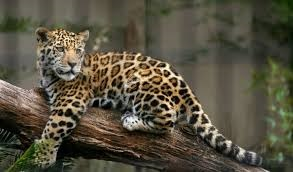
#> input picture ficha6/images/img1.jpg, 293 x 172 px, found by its file name
$ python 3.py
#> lines starting #> are read from the running program, lines starting #| are printed output that depends on the picture
from PIL import Image, ImageOps
def imageMoldura(input_image_path):
#> called with input_image_path = 'ficha6/images/img1.jpg'
    image = Image.open(input_image_path)
#> image is the input picture: PIL image 293x172 RGB; mean R, G, B 86.7, 81.2, 64.4

    moldura_color = (255, 0, 255)
    moldura_size = 20

    image_com_moldura = ImageOps.expand(image, border=moldura_size, fill=moldura_color)
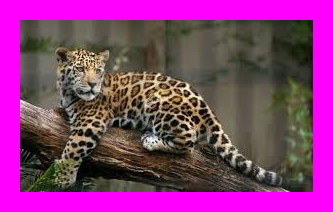
#> image_com_moldura: PIL image 333x212 RGB; mean R, G, B 134.9, 58, 119

    image_com_moldura.show()

    return image_com_moldura


imageMoldura("ficha6/images/img1.jpg")

$ run again, with ficha6/images/img2.jpg copied over ficha6/images/img1.jpg
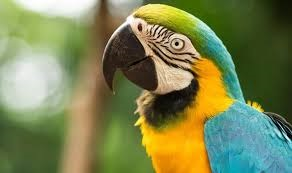
#> input picture ficha6/images/img2.jpg, 292 x 173 px, found by its file name
#> in imageMoldura, image is the input picture: PIL image 292x173 RGB; mean R, G, B 123.6, 132.1, 82.7
#> in imageMoldura, `image_com_moldura = ImageOps.expand(image, border=moldura_size, fill=m..`:
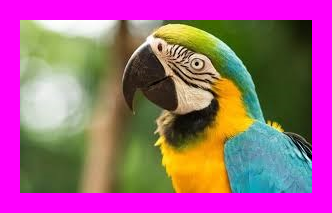
#> image_com_moldura: PIL image 332x213 RGB; mean R, G, B 161.1, 94.4, 131.9

$ run again, with ficha6/images/img3.jpg copied over ficha6/images/img1.jpg
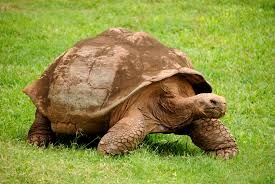
#> input picture ficha6/images/img3.jpg, 275 x 184 px, found by its file name
#> in imageMoldura, image is the input picture: PIL image 275x184 RGB; mean R, G, B 143.1, 147.2, 67
#> in imageMoldura, `image_com_moldura = ImageOps.expand(image, border=moldura_size, fill=m..`:
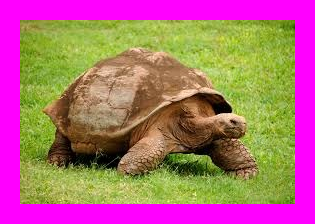
#> image_com_moldura: PIL image 315x224 RGB; mean R, G, B 174.8, 105.5, 120.2

$ run again, with ficha6/images/img4.jpg copied over ficha6/images/img1.jpg
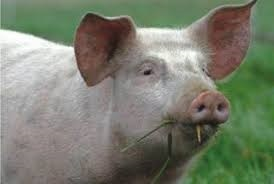
#> input picture ficha6/images/img4.jpg, 274 x 184 px, found by its file name
#> in imageMoldura, image is the input picture: PIL image 274x184 RGB; mean R, G, B 120.7, 125.9, 109.8
#> in imageMoldura, `image_com_moldura = ImageOps.expand(image, border=moldura_size, fill=m..`:
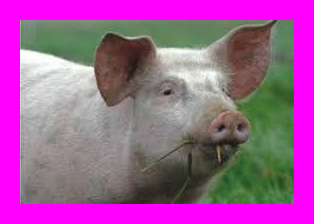
#> image_com_moldura: PIL image 314x224 RGB; mean R, G, B 158.8, 90.3, 150.9
